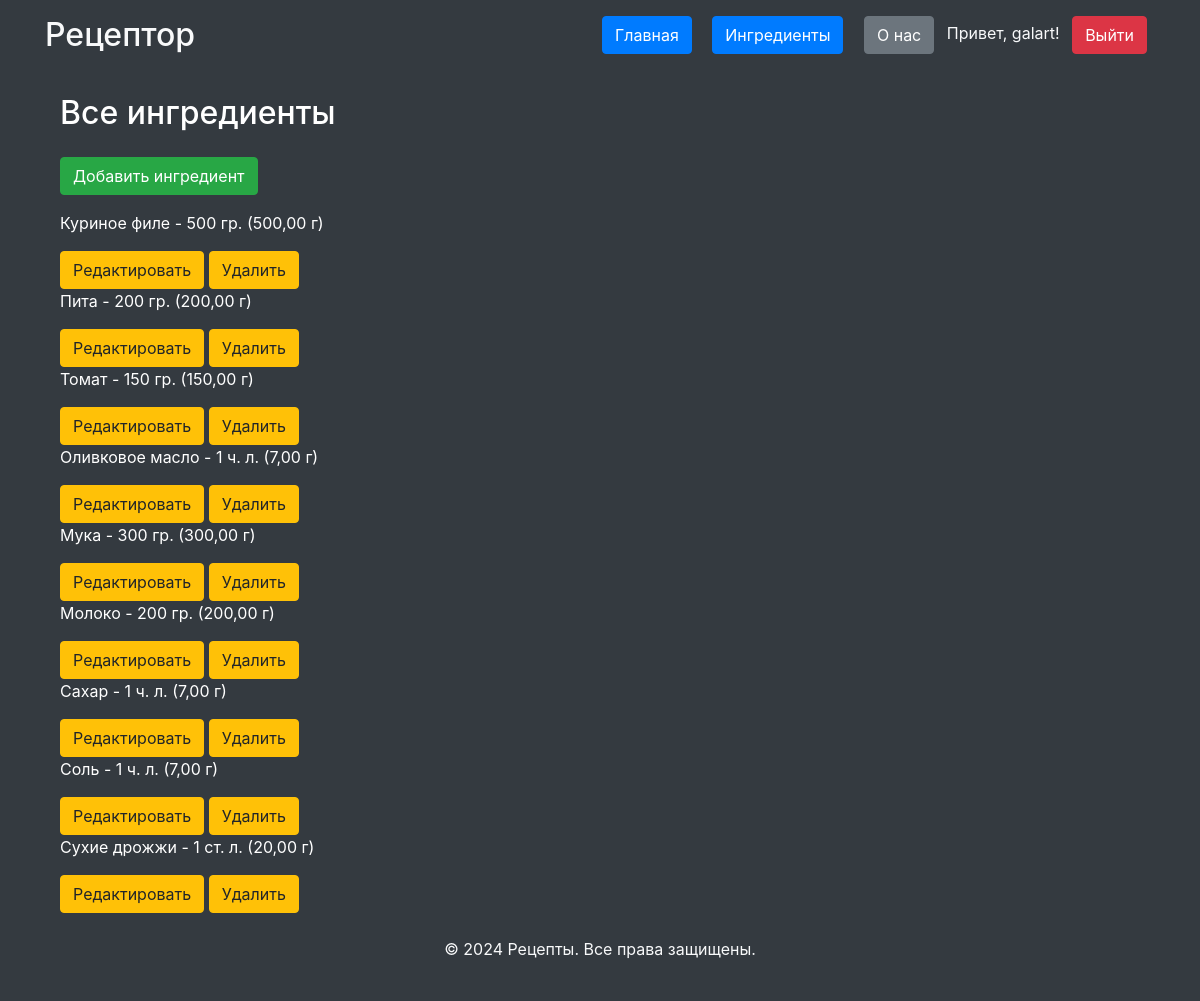
Page /ingredients/ (signed in) on the earlier database version.
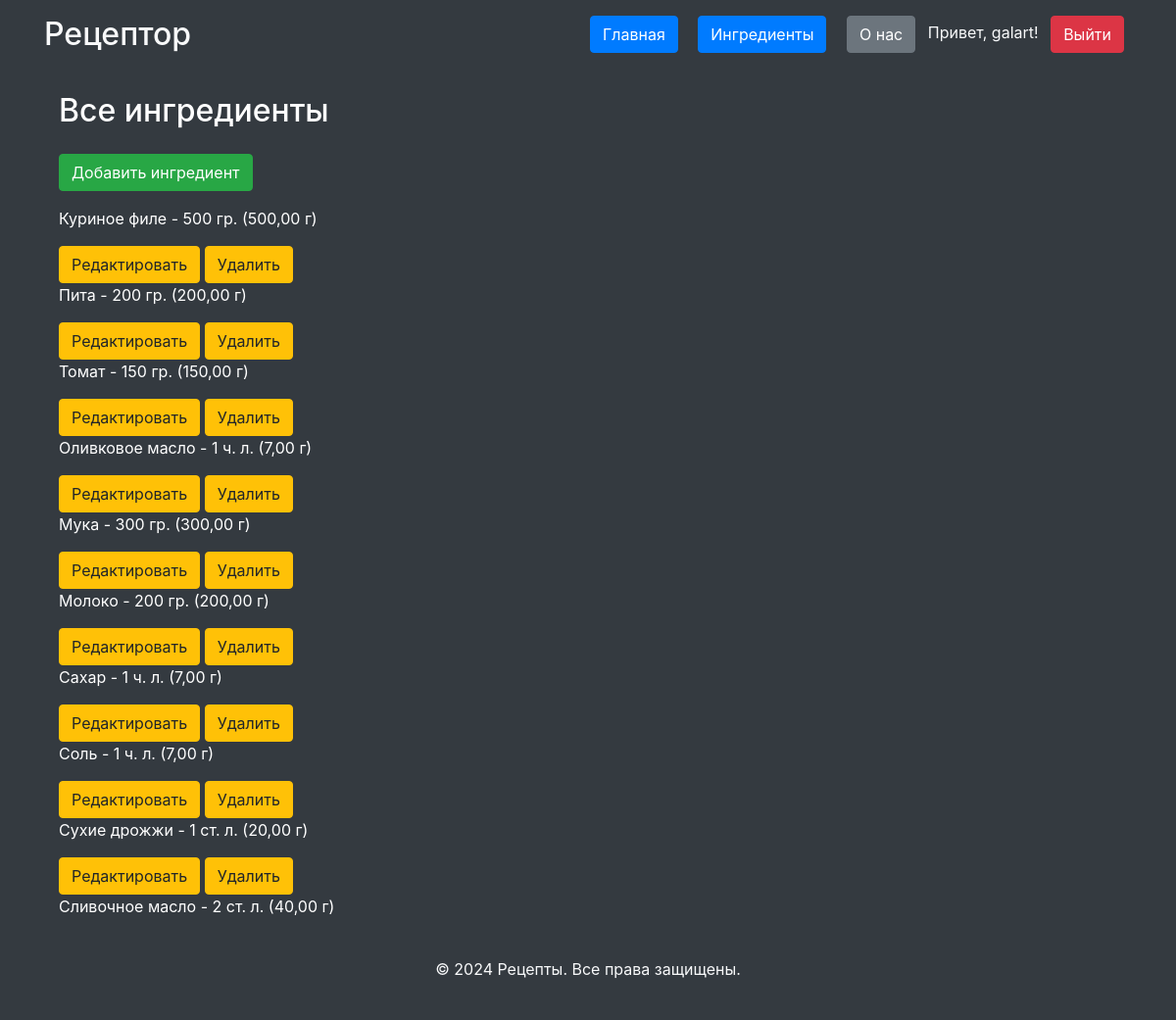
Same page on the later database version.
### recipe_catalog/models.py (models this page shows, shortened)
class Ingredient(models.Model):
    name = models.CharField(
		max_length=255,
		validators=[
			RegexValidator(
				regex=r'^[A-Za-zА-Яа-яёЁ\s]+$',
				message='Название должно быть текстом'
			)
		]
	)
    measure_unit = models.ForeignKey(
        MeasureUnit,
        on_delete=models.CASCADE,
        verbose_name='Единица измерения'
    )
    amount = models.IntegerField(
        verbose_name="Количество в единицах измерения",
        validators=[
            MinValueValidator(
                limit_value=1,
                message='Количество должно быть не больше 1'
            )
        ]
    )
    cost = models.FloatField(
        validators=[
            MinValueValidator(
                limit_value=1,
                message='Цена должна быть не меньше 1 рубля'
            )
        ]
    )
    author = models.ForeignKey(
        User,
        verbose_name='Создатель ингредиента',
        on_delete=models.CASCADE, null=True
    )
    @property
    def weight(self):
        if self.measure_unit:
            return self.amount * self.measure_unit.grams_in_unit
        return 0

class MeasureUnit(models.Model):
    name = models.CharField(
		max_length=255,
        verbose_name='Полное название единицы измерения',
		validators=[
			RegexValidator(
				regex=r'^[A-Za-zА-Яа-яёЁ\s]+$',
				message='Название должно быть текстом'
			)
		]
	)
    short_name = models.CharField(
        max_length=20,
        verbose_name='Краткая форма единицы измерения'
    )
    grams_in_unit = models.DecimalField(
        max_digits=10,
        decimal_places=2,
        verbose_name='Количество грамм в единице измерения',
        validators=[
            MinValueValidator(
                limit_value=1,
                message='Вес должен быть не меньше 1'
            )
        ]
    )

### recipe_catalog/views.py (the view)
# urls.py: path('ingredients/', ingredient_list, name='ingredient_list'),
@login_required
def ingredient_list(request):
    template_name = 'recipe_catalog/ingredients_list.html'
    ingredients = Ingredient.objects.all()
    return render(request, template_name, {'ingredients': ingredients})

### templates/recipe_catalog/ingredients_list.html
{% extends 'base.html' %}
{% block content %}
<main class="container">
    <h2 class="my-4">Все ингредиенты</h2>
    {% if user.is_authenticated %}
        <div class="mb-3">
            <a href="{% url 'recipe_catalog:add_ingredient' %}" class="btn btn-success">Добавить ингредиент</a>
        </div>
    {% endif %}
    <div class="list-group">
        {% for ingredient in ingredients %}
            <div class="ingredient-item">
                <p>{{ ingredient.name }} - {{ ingredient.amount }} {{ ingredient.measure_unit.short_name }} ({{ ingredient.weight }} г)</p>
                {% if user.is_authenticated and ingredient.author == user %}
                    <a href="{% url 'recipe_catalog:update_ingredient' ingredient.pk  %}" class="btn btn-warning">Редактировать</a>
                    <a href="{% url 'recipe_catalog:delete_ingredient' ingredient.pk %}" class="btn btn-warning">Удалить</a>
                {% endif %}
            </div>
        {% empty %}
            <div class="ingredient-item">
                Нет ингредиентов
            </div>
        {% endfor %}
    </div>
</main>
{% endblock %}

Differences in the rows shown:
added Ingredient: name "Сливочное масло", amount "2", measure_unit.short_name "ст. л.", weight "40,00"
